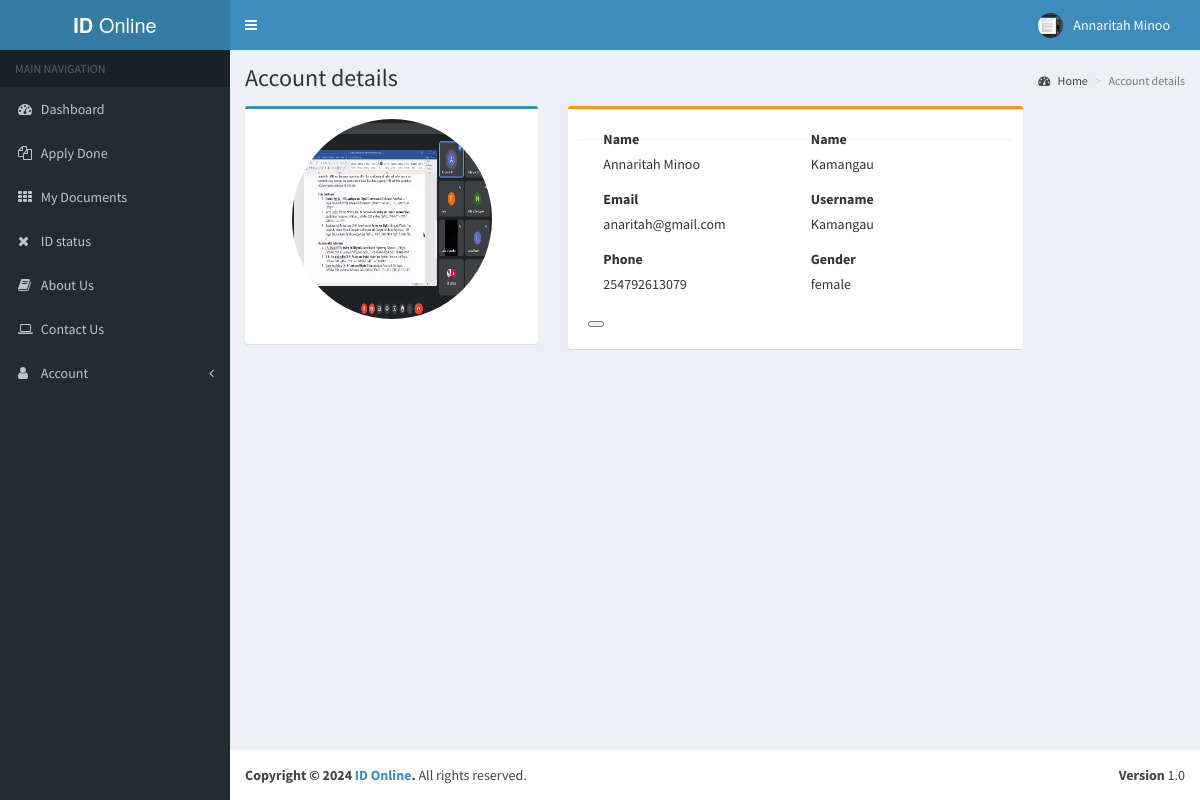
Page /account_details (signed in) on the committed database.
### app/models.py (models this page shows)
class Client(models.Model):
    user = models.OneToOneField(User, on_delete=models.CASCADE)
    first_name = models.CharField(max_length=50)
    sur_name = models.CharField(max_length=50, blank=True, null=True)
    last_name = models.CharField(max_length=50)
    email = models.EmailField(max_length=100)
    username = models.CharField(max_length=50)
    gender = models.CharField(max_length=20, blank=True, null=True)
    phone = models.CharField(max_length=13, null=True, blank=True)
    profile_picture = models.ImageField(null=True, blank=True, upload_to='media', default='media/profile.png')

### app/views.py (the view)
# urls.py: path('account_details', views.AccountDetails, name='account_details'),
def AccountDetails(request):
    user = request.user
    client = Client.objects.filter(user=user)
    context = {'client':client}
    return render(request, 'app/accountDetails.html', context)

### app/templates/app/accountDetails.html (shortened to what this page needs)
{% extends 'main.html' %}
{% load static %}
{% block content %}
<div class="content-wrapper">
    <section class="content-header">
        <h1>
            Account details
        </h1>
        <ol class="breadcrumb">
            <li><a href="#"><i class="fa fa-dashboard"></i> Home</a></li>
            <li class="active">Account details</li>
        </ol>
    </section>
    <section class="content">
        <div class="row">
            <div class="col-md-4">
                <div class="box box-primary">
                    <form role="form">
                        <div class="box-body">
                            <div style="text-align: center;" class="form-group">
                                <img style="width: 200px; height: 200px; border-radius: 50%;"
                                    src="{{request.user.client.profile_picture.url}}" class="user-image" />
                            </div>
                        </div>
                    </form>
                </div>
            </div>
            <div class="col-md-6">
                <div class="box box-warning">
                    <div class="box-body">
                        <form role="form">
                            {% for data in client %}
                            <div class="box-body">
                                <div class="form-group col-md-6">
                                    <label for="exampleInputEmail1">Name</label> <br>
                                    {{ data.first_name }} {{ data.last_name }}
                                </div>
                                <div class="form-group col-md-6">
                                    <label for="exampleInputEmail1">Name</label> <br>
                                    {{ data.sur_name }}
                                </div>
                                <div class="form-group col-md-6">
                                    <label for="exampleInputEmail1">Email</label> <br>
                                    {{data.email}}
                                </div>
                                <div class="form-group col-md-6">
                                    <label for="exampleInputEmail1">Username</label> <br>
                                    {{data.username}}
                                </div>
                                {% if data.phone %}
                                <div class="form-group col-md-6">
                                    <label for="exampleInputEmail1">Phone</label> <br>
                                    {{data.phone}}
                                </div>
                                {% endif %}
                                <div class="form-group col-md-6">
                                    <label for="exampleInputEmail1">Gender</label> <br>
                                    {{data.gender}}
                                </div>
                            </div>
                            {% endfor %}
                            <div class="box-footer">
                                <button type=""></button>
                            </div>
                        </form>
                    </div>
                </div>
            </div>
    </section>
</div>
{% endblock content %}

### templates/base.html (shortened to what this page needs)
{% load static %}
<!DOCTYPE html>
<html>
<head>
    <link href="{% static 'bootstrap/css/bootstrap.min.css' %}" rel="stylesheet" type="text/css" />
    <link href="https://maxcdn.bootstrapcdn.com/font-awesome/4.3.0/css/font-awesome.min.css" rel="stylesheet"
        type="text/css" />
    <link href="http://code.ionicframework.com/ionicons/2.0.0/css/ionicons.min.css" rel="stylesheet" type="text/css" />
    <link href="{% static 'dist/css/AdminLTE.min.css' %}" rel="stylesheet" type="text/css" />
    <link href="{% static 'dist/css/skins/_all-skins.min.css' %}" rel="stylesheet" type="text/css" />
    <link href="{% static 'plugins/iCheck/flat/blue.css' %}" rel="stylesheet" type="text/css" />
    <link href="{% static 'plugins/morris/morris.css' %}" rel="stylesheet" type="text/css" />
    <link href="{% static 'plugins/jvectormap/jquery-jvectormap-1.2.2.css' %}" rel="stylesheet" type="text/css" />
    <link href="{% static 'plugins/datepicker/datepicker3.css' %}" rel="stylesheet" type="text/css" />
    <link href="{% static 'plugins/daterangepicker/daterangepicker-bs3.css' %}" rel="stylesheet" type="text/css" />
    <link href="{% static 'plugins/bootstrap-wysihtml5/bootstrap3-wysihtml5.min.css' %}" rel="stylesheet"
        type="text/css" />
</head>
<body class="skin-blue">
    <div class="wrapper">
        <header class="main-header">
            <a href="{% url 'index' %}" class="logo"><b>ID </b>Online</a>
            <nav class="navbar navbar-static-top" role="navigation">
                <a href="#" class="sidebar-toggle" data-toggle="offcanvas" role="button">
                </a>
                <div class="navbar-custom-menu">
                    <ul class="nav navbar-nav">
                        <li class="dropdown user user-menu">
                            <a href="#" class="dropdown-toggle" data-toggle="dropdown">
                                <img src="{{request.user.client.profile_picture.url}}" class="user-image"
                                    alt="User Image" />
                                <span class="hidden-xs">{{request.user.client.first_name}}
                                    {{request.user.client.last_name}}</span>
                            </a>
                        </li>
                    </ul>
                </div>
            </nav>
        </header>
        <aside class="main-sidebar">
            <section class="sidebar">
                <ul class="sidebar-menu">
                    <li class="header">MAIN NAVIGATION</li>
                    <li class="treeview">
                        <a href="{% url 'index' %}">
                            <i class="fa fa-dashboard"></i> <span>Dashboard</span>
                        </a>
                    </li>
                    {% if request.user.client.applyid and request.user.client.locatiodetails and request.user.client.confirmationdocument and request.user.client.photo %}
                    <li class="treeview">
                        <a href="{% url 'applyIdDone' %}">
                            <i class="fa fa-files-o"></i>
                            <span>Apply Done</span>
                        </a>
                    </li>
                    {% endif %}
                    <li>
                        <a href="{% url 'my_documents' %}">
                            <i class="fa fa-th"></i> <span>My Documents</span>
                        </a>
                    </li>
                    <li class="treeview">
                        <a href="{% url 'id_status' %}">
                            <i class="fa fa-times"></i>
                            <span>ID status</span>
                        </a>
                    </li>
                    <li class="treeview">
                        <a href="{% url 'about_us' %}">
                            <i class="fa fa-book"></i>
                            <span>About Us</span>
                        </a>
                    </li>
                    <li class="treeview">
                        <a href="{% url 'contact_us' %}">
                            <i class="fa fa-laptop"></i>
                            <span>Contact Us</span>
                        </a>
                    </li>
                    <li class="treeview">
                        <a href="#">
                            <i class="fa fa-user"></i>
                            <span>Account</span>
                            <i class="fa fa-angle-left pull-right"></i>
                        </a>
                    </li>
                </ul>
            </section>
        </aside>
    </div>
</body>
</html>

### rows in the picture
Client: first_name "Annaritah", last_name "Minoo", sur_name "Kamangau", email "anaritah@gmail.com", username "Kamangau", phone "254792613079", gender "female"

### other values in the picture
{{ request.user.client.first_name }} "Annaritah"
{{ request.user.client.last_name }} "Minoo"
